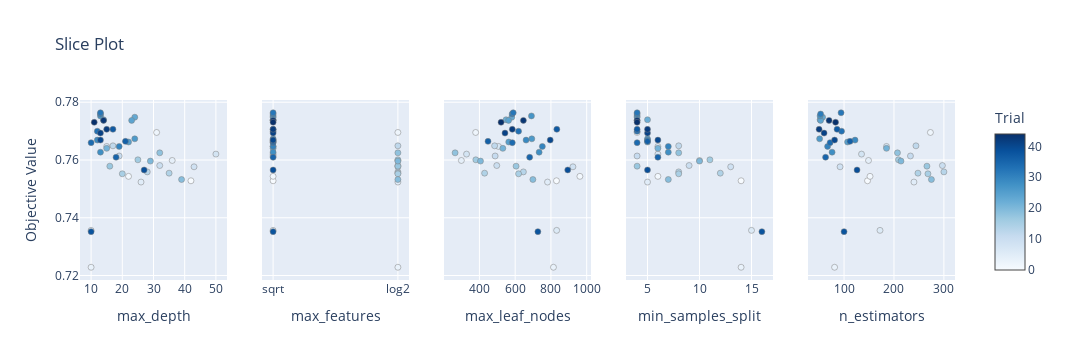

This figure's notebook cell:
### Markdown cell above
In the previous plot, each marker represents a unique combination of the hyperparameters. However, we can't know which were the hyperparameter values in each combination. To gain more insights into this, we can do an slice plot

### Code cell
slice_plot = vis.plot_slice(study)
slice_plot.show()

### Figure 1 — Plotly figure (JSON) as saved in the notebook; plotly's stock layout.template omitted (floating-point values rounded to 4 significant figures)
{"data": [{"marker": {"color": [0, 1, 2, 3, 4, 5, 6, 7, 8, 9, 10, 11, 12, 13, 14, 15, 16, 17, 18, 19, 20, 21, 22, 23, 24, 25, 26, 27, 28, 29, 30, 31, 32, 33, 34, 35, 36, 37, 38, 39, 40, 41, 42, 43, 44], "colorbar": {"title": {"text": "Trial"}, "x": 1, "xpad": 40, "y": 0.5}, "colorscale": [[0, "rgb(247,251,255)"], [0.125, "rgb(222,235,247)"], [0.25, "rgb(198,219,239)"], [0.375, "rgb(158,202,225)"], [0.5, "rgb(107,174,214)"], [0.625, "rgb(66,146,198)"], [0.75, "rgb(33,113,181)"], [0.875, "rgb(8,81,156)"], [1, "rgb(8,48,107)"]], "line": {"color": "Grey", "width": 0.5}, "showscale": true}, "mode": "markers", "name": "Feasible Trial", "showlegend": false, "type": "scatter", "x": [42, 22, 31, 10, 36, 26, 10, 15, 50, 43, 32, 19, 17, 28, 35, 20, 25, 16, 32, 39, 29, 15, 14, 24, 23, 22, 24, 13, 13, 12, 19, 13, 13, 12, 10, 18, 21, 17, 10, 27, 13, 13, 15, 14, 11], "xaxis": "x", "y": [0.7528, 0.7543, 0.7695, 0.7229, 0.7598, 0.7524, 0.7356, 0.7647, 0.762, 0.7576, 0.7581, 0.7614, 0.7649, 0.7559, 0.7554, 0.7552, 0.7601, 0.7579, 0.7625, 0.7532, 0.7596, 0.764, 0.7739, 0.7748, 0.7737, 0.7662, 0.7673, 0.7753, 0.7627, 0.7669, 0.7647, 0.7759, 0.7764, 0.77, 0.766, 0.7609, 0.7665, 0.7706, 0.7352, 0.7565, 0.7669, 0.7693, 0.7706, 0.7737, 0.7731], "yaxis": "y"}, {"marker": {"color": [0, 1, 2, 3, 4, 5, 6, 7, 8, 9, 10, 11, 12, 13, 14, 15, 16, 17, 18, 19, 20, 21, 22, 23, 24, 25, 26, 27, 28, 29, 30, 31, 32, 33, 34, 35, 36, 37, 38, 39, 40, 41, 42, 43, 44], "colorbar": {"title": {"text": "Trial"}, "x": 1, "xpad": 40}, "colorscale": [[0, "rgb(247,251,255)"], [0.125, "rgb(222,235,247)"], [0.25, "rgb(198,219,239)"], [0.375, "rgb(158,202,225)"], [0.5, "rgb(107,174,214)"], [0.625, "rgb(66,146,198)"], [0.75, "rgb(33,113,181)"], [0.875, "rgb(8,81,156)"], [1, "rgb(8,48,107)"]], "line": {"color": "Grey", "width": 0.5}, "showscale": false}, "mode": "markers", "name": "Feasible Trial", "showlegend": false, "type": "scatter", "x": ["sqrt", "sqrt", "log2", "log2", "log2", "log2", "sqrt", "sqrt", "sqrt", "log2", "log2", "sqrt", "log2", "log2", "log2", "log2", "log2", "log2", "log2", "log2", "log2", "sqrt", "sqrt", "sqrt", "sqrt", "sqrt", "sqrt", "sqrt", "sqrt", "sqrt", "sqrt", "sqrt", "sqrt", "sqrt", "sqrt", "sqrt", "sqrt", "sqrt", "sqrt", "sqrt", "sqrt", "sqrt", "sqrt", "sqrt", "sqrt"], "xaxis": "x2", "y": [0.7528, 0.7543, 0.7695, 0.7229, 0.7598, 0.7524, 0.7356, 0.7647, 0.762, 0.7576, 0.7581, 0.7614, 0.7649, 0.7559, 0.7554, 0.7552, 0.7601, 0.7579, 0.7625, 0.7532, 0.7596, 0.764, 0.7739, 0.7748, 0.7737, 0.7662, 0.7673, 0.7753, 0.7627, 0.7669, 0.7647, 0.7759, 0.7764, 0.77, 0.766, 0.7609, 0.7665, 0.7706, 0.7352, 0.7565, 0.7669, 0.7693, 0.7706, 0.7737, 0.7731], "yaxis": "y2"}, {"marker": {"color": [0, 1, 2, 3, 4, 5, 6, 7, 8, 9, 10, 11, 12, 13, 14, 15, 16, 17, 18, 19, 20, 21, 22, 23, 24, 25, 26, 27, 28, 29, 30, 31, 32, 33, 34, 35, 36, 37, 38, 39, 40, 41, 42, 43, 44], "colorbar": {"title": {"text": "Trial"}, "x": 1, "xpad": 40}, "colorscale": [[0, "rgb(247,251,255)"], [0.125, "rgb(222,235,247)"], [0.25, "rgb(198,219,239)"], [0.375, "rgb(158,202,225)"], [0.5, "rgb(107,174,214)"], [0.625, "rgb(66,146,198)"], [0.75, "rgb(33,113,181)"], [0.875, "rgb(8,81,156)"], [1, "rgb(8,48,107)"]], "line": {"color": "Grey", "width": 0.5}, "showscale": false}, "mode": "markers", "name": "Feasible Trial", "showlegend": false, "type": "scatter", "x": [831, 962, 379, 814, 299, 781, 832, 507, 328, 923, 497, 488, 485, 646, 429, 619, 380, 605, 264, 699, 406, 531, 549, 581, 563, 564, 693, 691, 734, 661, 752, 583, 589, 619, 584, 681, 448, 833, 727, 894, 796, 543, 584, 646, 521], "xaxis": "x3", "y": [0.7528, 0.7543, 0.7695, 0.7229, 0.7598, 0.7524, 0.7356, 0.7647, 0.762, 0.7576, 0.7581, 0.7614, 0.7649, 0.7559, 0.7554, 0.7552, 0.7601, 0.7579, 0.7625, 0.7532, 0.7596, 0.764, 0.7739, 0.7748, 0.7737, 0.7662, 0.7673, 0.7753, 0.7627, 0.7669, 0.7647, 0.7759, 0.7764, 0.77, 0.766, 0.7609, 0.7665, 0.7706, 0.7352, 0.7565, 0.7669, 0.7693, 0.7706, 0.7737, 0.7731], "yaxis": "y3"}, {"marker": {"color": [0, 1, 2, 3, 4, 5, 6, 7, 8, 9, 10, 11, 12, 13, 14, 15, 16, 17, 18, 19, 20, 21, 22, 23, 24, 25, 26, 27, 28, 29, 30, 31, 32, 33, 34, 35, 36, 37, 38, 39, 40, 41, 42, 43, 44], "colorbar": {"title": {"text": "Trial"}, "x": 1, "xpad": 40}, "colorscale": [[0, "rgb(247,251,255)"], [0.125, "rgb(222,235,247)"], [0.25, "rgb(198,219,239)"], [0.375, "rgb(158,202,225)"], [0.5, "rgb(107,174,214)"], [0.625, "rgb(66,146,198)"], [0.75, "rgb(33,113,181)"], [0.875, "rgb(8,81,156)"], [1, "rgb(8,48,107)"]], "line": {"color": "Grey", "width": 0.5}, "showscale": false}, "mode": "markers", "name": "Feasible Trial", "showlegend": false, "type": "scatter", "x": [14, 6, 4, 14, 10, 5, 15, 6, 6, 13, 9, 4, 8, 8, 12, 8, 11, 4, 8, 7, 10, 6, 5, 4, 4, 5, 5, 4, 7, 5, 7, 4, 4, 4, 4, 6, 5, 4, 16, 5, 6, 5, 5, 4, 4], "xaxis": "x4", "y": [0.7528, 0.7543, 0.7695, 0.7229, 0.7598, 0.7524, 0.7356, 0.7647, 0.762, 0.7576, 0.7581, 0.7614, 0.7649, 0.7559, 0.7554, 0.7552, 0.7601, 0.7579, 0.7625, 0.7532, 0.7596, 0.764, 0.7739, 0.7748, 0.7737, 0.7662, 0.7673, 0.7753, 0.7627, 0.7669, 0.7647, 0.7759, 0.7764, 0.77, 0.766, 0.7609, 0.7665, 0.7706, 0.7352, 0.7565, 0.7669, 0.7693, 0.7706, 0.7737, 0.7731], "yaxis": "y4"}, {"marker": {"color": [0, 1, 2, 3, 4, 5, 6, 7, 8, 9, 10, 11, 12, 13, 14, 15, 16, 17, 18, 19, 20, 21, 22, 23, 24, 25, 26, 27, 28, 29, 30, 31, 32, 33, 34, 35, 36, 37, 38, 39, 40, 41, 42, 43, 44], "colorbar": {"title": {"text": "Trial"}, "x": 1, "xpad": 40}, "colorscale": [[0, "rgb(247,251,255)"], [0.125, "rgb(222,235,247)"], [0.25, "rgb(198,219,239)"], [0.375, "rgb(158,202,225)"], [0.5, "rgb(107,174,214)"], [0.625, "rgb(66,146,198)"], [0.75, "rgb(33,113,181)"], [0.875, "rgb(8,81,156)"], [1, "rgb(8,48,107)"]], "line": {"color": "Grey", "width": 0.5}, "showscale": false}, "mode": "markers", "name": "Feasible Trial", "showlegend": false, "type": "scatter", "x": [147, 152, 273, 81, 149, 240, 172, 185, 135, 92, 297, 233, 244, 300, 248, 268, 209, 266, 207, 275, 214, 185, 52, 57, 53, 107, 51, 52, 76, 122, 67, 53, 94, 95, 72, 63, 112, 86, 100, 126, 81, 60, 50, 70, 83], "xaxis": "x5", "y": [0.7528, 0.7543, 0.7695, 0.7229, 0.7598, 0.7524, 0.7356, 0.7647, 0.762, 0.7576, 0.7581, 0.7614, 0.7649, 0.7559, 0.7554, 0.7552, 0.7601, 0.7579, 0.7625, 0.7532, 0.7596, 0.764, 0.7739, 0.7748, 0.7737, 0.7662, 0.7673, 0.7753, 0.7627, 0.7669, 0.7647, 0.7759, 0.7764, 0.77, 0.766, 0.7609, 0.7665, 0.7706, 0.7352, 0.7565, 0.7669, 0.7693, 0.7706, 0.7737, 0.7731], "yaxis": "y5"}], "layout": {"height": 360, "title": {"text": "Slice Plot"}, "width": 1500, "xaxis": {"anchor": "y", "autorange": true, "domain": [0, 0.168], "range": [6.883, 53.12], "title": {"text": "max_depth"}, "type": "linear"}, "xaxis2": {"anchor": "y2", "autorange": true, "categoryarray": ["sqrt", "log2"], "categoryorder": "array", "domain": [0.208, 0.376], "range": [-0.07792, 1.078], "title": {"text": "max_features"}, "type": "category"}, "xaxis3": {"anchor": "y3", "autorange": true, "domain": [0.416, 0.584], "range": [209.6, 1016.0], "title": {"text": "max_leaf_nodes"}, "type": "linear"}, "xaxis4": {"anchor": "y4", "autorange": true, "domain": [0.624, 0.792], "range": [3.065, 16.93], "title": {"text": "min_samples_split"}, "type": "linear"}, "xaxis5": {"anchor": "y5", "autorange": true, "domain": [0.832, 1], "range": [30.52, 319.5], "title": {"text": "n_estimators"}, "type": "linear"}, "yaxis": {"anchor": "x", "autorange": true, "domain": [0, 1], "range": [0.7184, 0.7808], "title": {"text": "Objective Value"}, "type": "linear"}, "yaxis2": {"anchor": "x2", "autorange": true, "domain": [0, 1], "matches": "y", "range": [0.7184, 0.7808], "showticklabels": false, "type": "linear"}, "yaxis3": {"anchor": "x3", "autorange": true, "domain": [0, 1], "matches": "y", "range": [0.7184, 0.7808], "showticklabels": false, "type": "linear"}, "yaxis4": {"anchor": "x4", "autorange": true, "domain": [0, 1], "matches": "y", "range": [0.7184, 0.7808], "showticklabels": false, "type": "linear"}, "yaxis5": {"anchor": "x5", "autorange": true, "domain": [0, 1], "matches": "y", "range": [0.7184, 0.7808], "showticklabels": false, "type": "linear"}}}
